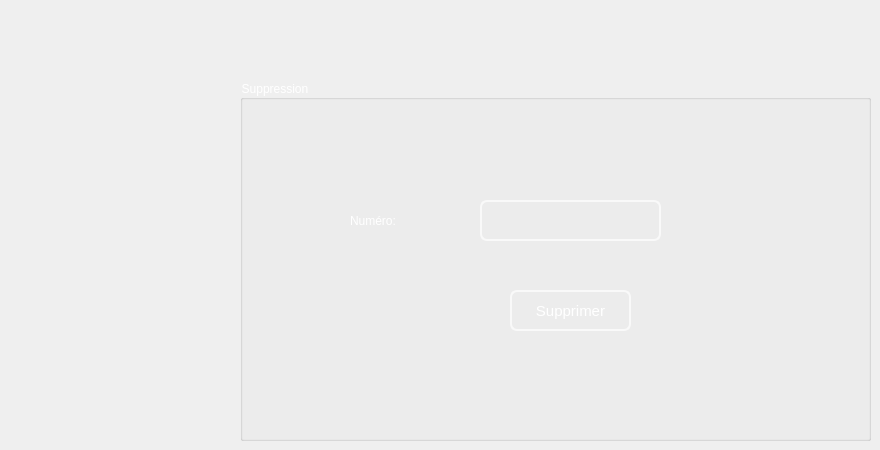
     <widget class="QWidget" name="tab_17">
      <attribute name="title">
       <string>Supprimer </string>
      </attribute>
      <widget class="QGroupBox" name="suppression_3">
       <property name="geometry">
        <rect>
         <x>240</x>
         <y>80</y>
         <width>631</width>
         <height>361</height>
        </rect>
       </property>
       <property name="styleSheet">
        <string notr="true">
font: 75 16pt &quot;MS Shell Dlg 2&quot;;
color:white
</string>
       </property>
       <property name="title">
        <string>Suppression</string>
       </property>
       <widget class="QLineEdit" name="le_num_supp_achat">
        <property name="geometry">
         <rect>
          <x>240</x>
          <y>120</y>
          <width>181</width>
          <height>41</height>
         </rect>
        </property>
        <property name="styleSheet">
         <string notr="true">QLineEdit{
color: white;
background-color:Transparent;;
border-width: 2px;
border-color: #F9F9F9;
border-style: solid;
border-radius: 7;
padding: 3px;
font-size: 15px;

}
QLineEdit:focus
{border:2px solid #FBAD25;
}</string>
        </property>
       </widget>
       <widget class="QPushButton" name="pb_supprimer_achat">
        <property name="geometry">
         <rect>
          <x>270</x>
          <y>210</y>
          <width>121</width>
          <height>41</height>
         </rect>
        </property>
        <property name="styleSheet">
         <string notr="true">QPushButton{

color: white;
background-color:Transparent;;
border-width: 2px;
border-color: #F9F9F9;
border-style: solid;
border-radius: 7;
padding: 3px;
font-size: 15px;


}
QPushButton:focus
{border:2px solid #FBAD25;
}</string>
        </property>
        <property name="text">
         <string>Supprimer</string>
        </property>
       </widget>
       <widget class="QLabel" name="label_44">
        <property name="geometry">
         <rect>
          <x>110</x>
          <y>130</y>
          <width>121</width>
          <height>21</height>
         </rect>
        </property>
        <property name="text">
         <string>Numéro:</string>
        </property>
       </widget>
      </widget>
     </widget>
